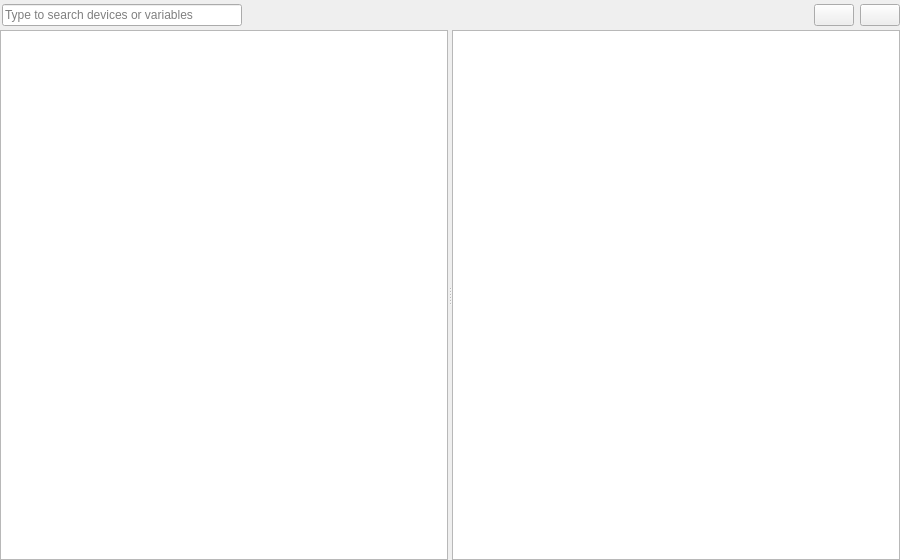
<?xml version="1.0" encoding="UTF-8"?>
<ui version="4.0">
 <class>DynamicPlotsPage</class>
 <widget class="QWidget" name="DynamicPlotsPage">
  <property name="geometry">
   <rect>
    <x>0</x>
    <y>0</y>
    <width>900</width>
    <height>560</height>
   </rect>
  </property>
  <property name="windowTitle">
   <string>Dynamic Plots</string>
  </property>
  <layout class="QVBoxLayout" name="mainLayout">
   <property name="spacing"><number>0</number></property>
   <property name="leftMargin"><number>0</number></property>
   <property name="topMargin"><number>0</number></property>
   <property name="rightMargin"><number>0</number></property>
   <property name="bottomMargin"><number>0</number></property>
   <item>
    <widget class="QFrame" name="searchFrame">
     <property name="sizePolicy">
      <sizepolicy hsizetype="Expanding" vsizetype="Fixed">
       <horstretch>0</horstretch>
       <verstretch>0</verstretch>
      </sizepolicy>
     </property>
     <property name="frameShape"><enum>QFrame::Shape::NoFrame</enum></property>
     <layout class="QHBoxLayout" name="searchLayout">
      <property name="leftMargin"><number>2</number></property>
      <property name="topMargin"><number>4</number></property>
      <property name="rightMargin"><number>0</number></property>
      <property name="bottomMargin"><number>4</number></property>
      <item>
       <widget class="QLineEdit" name="searchLineEdit">
        <property name="minimumSize">
         <size><width>240</width><height>0</height></size>
        </property>
        <property name="maximumSize">
         <size><width>240</width><height>16777215</height></size>
        </property>
        <property name="placeholderText"><string>Type to search devices or variables</string></property>
       </widget>
      </item>
      <item>
       <widget class="QPushButton" name="searchButton">
        <property name="minimumSize">
         <size><width>32</width><height>0</height></size>
        </property>
        <property name="maximumSize">
         <size><width>32</width><height>16777215</height></size>
        </property>
        <property name="toolTip"><string>Filter devices and variables</string></property>
        <property name="text"><string/></property>
        <property name="icon">
         <iconset resource="../../Icons/icons.qrc">
          <normaloff>:/Icons/icons/magnifying_glass.png</normaloff>:/Icons/icons/magnifying_glass.png</iconset>
        </property>
        <property name="flat"><bool>true</bool></property>
       </widget>
      </item>
      <item>
       <spacer name="searchHorizontalSpacer">
        <property name="orientation"><enum>Qt::Orientation::Horizontal</enum></property>
        <property name="sizeHint" stdset="0">
         <size><width>40</width><height>20</height></size>
        </property>
       </spacer>
      </item>
      <item>
       <widget class="QPushButton" name="addDynamicPlotButton">
        <property name="toolTip"><string>Create a persistent dynamic plot</string></property>
        <property name="text"><string/></property>
        <property name="icon">
         <iconset resource="../../Icons/icons.qrc">
          <normaloff>:/Icons/icons/plus (gray).png</normaloff>:/Icons/icons/plus (gray).png</iconset>
        </property>
       </widget>
      </item>
      <item>
       <widget class="QPushButton" name="deleteDynamicPlotButton">
        <property name="toolTip"><string>Remove the selected plot or variable</string></property>
        <property name="text"><string/></property>
        <property name="icon">
         <iconset resource="../../Icons/icons.qrc">
          <normaloff>:/Icons/icons/minus (gray).png</normaloff>:/Icons/icons/minus (gray).png</iconset>
        </property>
       </widget>
      </item>
     </layout>
    </widget>
   </item>
   <item>
    <widget class="QSplitter" name="plotsSplitter">
     <property name="orientation"><enum>Qt::Orientation::Horizontal</enum></property>
     <widget class="QTreeView" name="availableVariablesTreeView">
      <property name="toolTip"><string>Drag a variable or parameter to a dynamic plot</string></property>
     </widget>
     <widget class="QTreeView" name="plotsTreeView">
      <property name="toolTip"><string>Persistent dynamic plots for this simulation family</string></property>
     </widget>
    </widget>
   </item>
  </layout>
 </widget>
 <resources><include location="../../Icons/icons.qrc"/></resources>
 <connections/>
</ui>
